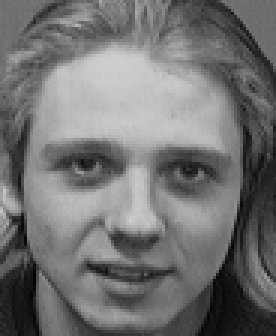
#> input picture Locality preserving projection/ORL/12/4.pgm, 92 x 112 px (shown 3 times larger); its folder holds only this picture in this run
$ jupyter execute --allow-errors 'LPP-Face recognition.ipynb'
#> lines starting #> are read from the running program, lines starting #| are printed output that depends on the picture
[cell 1]
import os
import cv2
import numpy as np
import matplotlib.pyplot as plt
from scipy.sparse.linalg import eigs
from scipy.interpolate import interp1d

[cell 2]
# 读取数据集
def read_images(dataset_dir, target_size=(32, 32)):
    data = []  # 存储图像数据的列表
    labels = []  # 存储标签的列表
    faceshape = [] # 存储图像形状
    for class_dir in os.listdir(dataset_dir):  # 遍历数据集文件夹中的文件夹（每个文件夹代表一个类别）
        class_path = os.path.join(dataset_dir, class_dir)  # 类别文件夹路径
        for file_name in os.listdir(class_path):  # 遍历每个类别文件夹中的图像文件
            file_path = os.path.join(class_path, file_name)  # 图像文件路径
            img = cv2.imread(file_path, cv2.IMREAD_GRAYSCALE)  # 读取灰度图像
            # 缩放图像至目标尺寸
            img = cv2.resize(img, target_size, interpolation=cv2.INTER_AREA)
            # 读取第一张灰度图像的大小作为图片形状
            faceshape = img.shape
            data.append(img.flatten())  # 将图像展平并添加到数据列表中
            labels.append(int(class_dir))  # 将类别标签添加到标签列表中
    return np.array(data), np.array(labels).reshape(-1, 1), faceshape  # 返回图像数据和标签

# 训练集和测试集划分
def train_test_split(data, labels, train_test_split_ratio):
    num_samples = data.shape[0]  # 总样本数
    train_samples = int(num_samples * train_test_split_ratio)  # 训练集样本数

    # 洗牌算法打乱数据集
    indices = np.arange(num_samples)
    np.random.shuffle(indices)
    data = data[indices]
    labels = labels[indices]

    # 划分训练集和测试集
    train_data = data[:train_samples]
    train_labels = labels[:train_samples]
    test_data = data[train_samples:]
    test_labels = labels[train_samples:]

    return train_data, train_labels, test_data, test_labels

# [23 lines left out: functions test_image, ShowEigenface, not called in this run]

[cell 3]
# [16 lines left out: function PCA, not called in this run]

[cell 4]
def compute_adaptive_neighbors(Data):
    n = Data.shape[1]  # 样本点的数量
    distances = np.sqrt(np.sum((Data.T[:, :, None] - Data.T[:, :, None].T) ** 2, axis=1))
    sorted_distances = np.sort(distances, axis=1)  # 对距离矩阵的每一行进行排序
    np.savetxt("sorted_distances.csv", sorted_distances, delimiter=",")
    adaptive_neighbors = np.zeros((n, 1))
    # 对每行距离进行插值和求导
    for i in range(n):
        # 对距离进行插值，生成连续的函数
        f = interp1d(np.arange(n), sorted_distances[i], kind='linear')
        #coefficients = np.polyfit(np.arange(n), sorted_distances[i], deg=5)  # 使用6次多项式拟合
        #f = np.poly1d(coefficients)  # 构建多项式函数
        # 求导
        df = np.gradient(f(np.arange(n)))  # 计算函数的导数
        # 绘制第一条曲线的导数横坐标图像
        if i == 1:
            plt.plot(np.arange(n), df)
            plt.title('Derivative of sorted distances')
            # 绘制 y=1 曲线
            plt.axhline(y=1, color='r', linestyle='--', label='y=1')
            # 找到 y=1 的横坐标取值
            x_at_y_1 = np.argwhere(np.diff(np.sign(df - 1))).flatten()
            # 绘制 y=1 时的横坐标取值曲线
            plt.plot(x_at_y_1, np.ones_like(x_at_y_1), 'bo', label='x at y=1')
            plt.xlabel('Index')
            plt.ylabel('Value')
            plt.legend()
            plt.xlim(-3, 15)  # 放大坐标轴范围
            plt.ylim(0, 20)  # 放大坐标轴范围
            plt.show()
        # 寻找导数为1的位置
        idx = np.where(df <= 1)[0][0]
        # 将索引保存为每个数据点的邻居数量
        adaptive_neighbors[i] = idx
    np.savetxt("adaptive_neighbors.csv", adaptive_neighbors, delimiter=",")
    return adaptive_neighbors, sorted_distances, distances

# 根据adaptive_neighbors中每一行的邻居数量和sorted_distances对每个数据点构建epsilon graph
def adaptive_epsilon_graph(Data):
    adaptive_neighbors, sorted_distances, distances = compute_adaptive_neighbors(Data)
    n = Data.shape[1]
    adaptive_epsilon_adjacency_matrix = np.zeros((n, n))
    for i in range(n):
        indices = np.argsort(sorted_distances[i])[:int(adaptive_neighbors[i])]
        adaptive_epsilon_adjacency_matrix[i, indices] = 1
        adaptive_epsilon_adjacency_matrix[indices, i] = 1
    return adaptive_epsilon_adjacency_matrix, distances

# [9 lines left out: function knn_graph, not called in this run]

def compute_neighborhood_matrix(Data, method, k):
    if method == 'knn':
        knn_adjacency_matrix, distances = knn_graph(Data, k)
        return knn_adjacency_matrix, distances
    elif method == 'adaptive_epsilon':
        adaptive_epsilon_adjacency_matrix, distances = adaptive_epsilon_graph(Data)
        return adaptive_epsilon_adjacency_matrix, distances

def construct_weight_matrix(Data, method, k, t):
    n = Data.shape[1]
    Weight_matrix = np.zeros((n, n))
    adjacency_matrix, distances = compute_neighborhood_matrix(Data, method, k)
    similarity_matrix = np.exp(-distances ** 2 / t)
    i_indices, j_indices = np.where(adjacency_matrix == 1)
    Weight_matrix[i_indices, j_indices] = similarity_matrix[i_indices, j_indices]
    Weight_matrix[j_indices, i_indices] = similarity_matrix[i_indices, j_indices]
    Weight_matrix += np.exp(-distances ** 2 / t)
    return Weight_matrix

def LPP(Data, d, method, k, t):
    Weight_matrix = construct_weight_matrix(Data, method, k, t)
    Degree_matrix = np.diag(np.sum(Weight_matrix, axis=1))
    Laplacian_matrix = Degree_matrix - Weight_matrix
    objective_value = np.dot(np.dot(Data, Laplacian_matrix), Data.T)  # 计算目标函数
    eigenvalues, eigenvectors = eigs(objective_value, k=d+1)
    sorted_indices = np.argsort(eigenvalues.real)
    selected_indices = sorted_indices[1:d + 1]
    selected_eigenvectors = eigenvectors.real[:, selected_indices]
    return selected_eigenvectors

[cell 5]
"""
import os
import numpy as np
import struct

def read_mnist_images(images_file):
    with open(images_file, 'rb') as f:
        magic, num_images, rows, cols = struct.unpack('>IIII', f.read(16))
        images = np.fromfile(f, dtype=np.uint8).reshape(num_images, rows * cols)
    return images

def read_mnist_labels(labels_file):
    with open(labels_file, 'rb') as f:
        magic, num_labels = struct.unpack('>II', f.read(8))
        labels = np.fromfile(f, dtype=np.uint8)
    return labels

def read_mnist_dataset(dataset_dir):
    train_images_file = os.path.join(dataset_dir, 'train-images.idx3-ubyte')
    train_labels_file = os.path.join(dataset_dir, 'train-labels.idx1-ubyte')
    test_images_file = os.path.join(dataset_dir, 't10k-images.idx3-ubyte')
    test_labels_file = os.path.join(dataset_dir, 't10k-labels.idx1-ubyte')

    train_images = read_mnist_images(train_images_file)
    train_labels = read_mnist_labels(train_labels_file).reshape(-1, 1)
    test_images = read_mnist_images(test_images_file)
    test_labels = read_mnist_labels(test_labels_file).reshape(-1, 1)

    return train_images, train_labels, test_images, test_labels

# 使用示例
train_images, train_labels, test_images, test_labels = read_mnist_dataset("MNIST_ORG")
print("train_images.shape:", train_images.shape)
print("train_labels.shape:", train_labels.shape)
print("test_images.shape:", test_images.shape)
print("test_labels.shape:", test_labels.shape)
"""

[cell 6]
import os
import numpy as np
import struct

# [36 lines left out: function read_mnist_dataset, not called in this run]

"""
# 使用示例
train_images, train_labels, test_images, test_labels = read_mnist_dataset("MNIST_ORG", fraction=0.2)
print("train_images.shape:", train_images.shape)
print("train_labels.shape:", train_labels.shape)
print("test_images.shape:", test_images.shape)
print("test_labels.shape:", test_labels.shape)
"""

[cell 7]
import os
from os import path
import numpy as np
import cv2

# [41 lines left out: function read_mini_minst_images, not called in this run]

[cell 8]
from sklearn.datasets import load_digits
digits = load_digits()
data = digits.data
target = digits.target
images = digits.images
print("data shape:", data.shape)
print("target shape:", target.shape)
faceshape = (8, 8)
# 输出16张images
fig, axes = plt.subplots(4, 4, sharex=True, sharey=True, figsize=(8, 10))
for i in range(16):
    axes[i%4][i//4].imshow(images[i], cmap="gray")
plt.show()
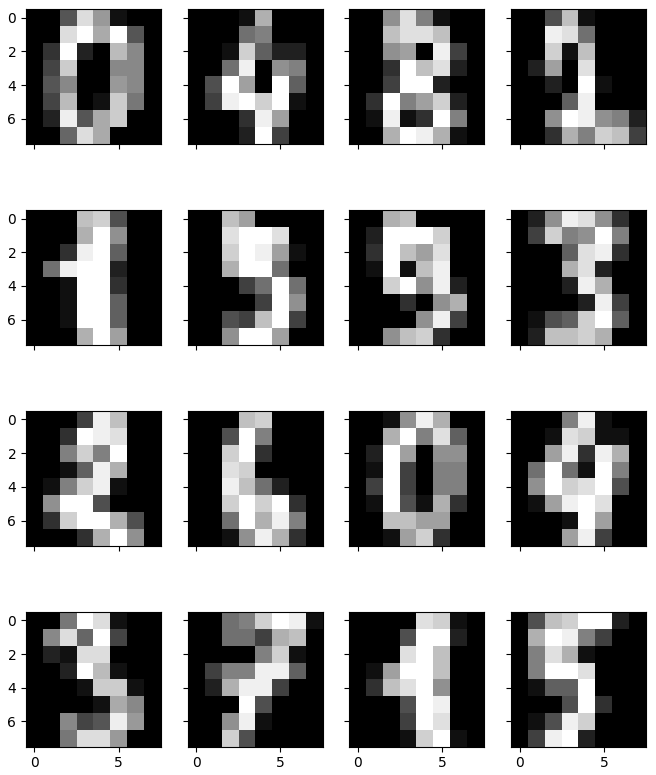
#> figure drawn by matplotlib, 16 panels

[cell 9]
"""
faces, classes, faceshape = read_images("ORL")  # 读取图像数据和标签
train_data, train_labels, test_data, test_labels = train_test_split(faces, classes, 0.7)  # 划分训练集和测试集
d = 70
threshold = 0.5
t = 100000
method = 'knn'
train_data = train_data.T
overall_mean = np.mean(train_data , axis=1).reshape(-1, 1)
lpp_eigenfaces = LPP(train_data, d, method, threshold, t)
lpp_weight_matrix = lpp_eigenfaces.T @ (train_data-overall_mean)

# 单次识别率统计
wrong_times = 0
right_times = 0
for i in range(test_data.shape[0]):
    flag = test_image(i, train_labels, test_labels, test_data, lpp_eigenfaces, lpp_weight_matrix)
    if flag:
                right_times += 1
    else:
        wrong_times += 1
rate = right_times / test_data.shape[0]
print(f"Recognition Rate: {rate}")
#ShowEigenface(lpp_eigenfaces, faceshape)
"""

# 求平均识别率
times = 1
rates = []
#> (the rest of this cell did not finish here and is left out)

#> in read_images, img is the input picture: shape (112, 92); min 1, max 207, mean 114.3
#> in read_images, `img = cv2.resize(img, target_size, interpolation=cv2.INTER_AREA)`:
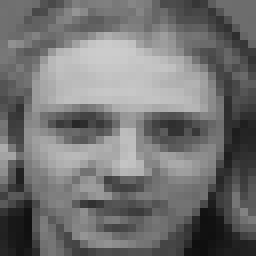
#> img: shape (32, 32) (shown 8 times larger); min 15, max 204, mean 114.3
    train_data, train_labels, test_data, test_labels = train_test_split(faces, classes, 0.7)  # 划分ORL训练集和测试集
#| train_data shape: (2, 1024)
#| train_labels shape: (2, 1)
#| test_data shape: (2, 1024)
#| test_labels shape: (2, 1)
    #train_data, train_labels, test_data, test_labels = train_test_split(data, target, 0.2)
    print("train_data shape:", train_data.shape)
    print("train_labels shape:", train_labels.shape)
    print("test_data shape:", test_data.shape)
    print("test_labels shape:", test_labels.shape)
    #train_data, train_labels, test_data, test_labels, faceshape  = read_mnist_dataset("MNIST_ORG", fraction=0.01)
    #train_data, train_labels, test_data, test_labels, faceshape  = read_mini_minst_images("Reduced MNIST Data", target_size=None)
    data = train_data.T
    lpp_eigenvectors = LPP(data, d, method, k, t)

$ run again, on Locality preserving projection/ORL/15/5.pgm
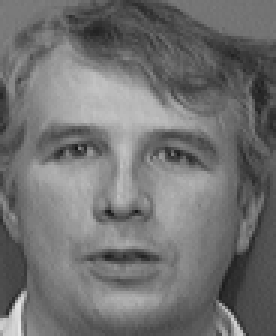
#> input picture Locality preserving projection/ORL/15/5.pgm, 92 x 112 px (shown 3 times larger)
#> in read_images, img is the input picture: shape (112, 92); min 19, max 229, mean 113.4
#> in read_images, `img = cv2.resize(img, target_size, interpolation=cv2.INTER_AREA)`:
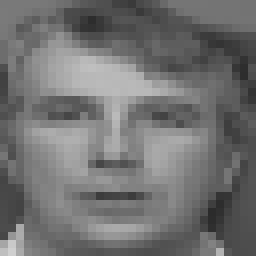
#> img: shape (32, 32) (shown 8 times larger); min 43, max 207, mean 113.4
#| train_data shape: (2, 1024)
#| train_labels shape: (2, 1)
#| test_data shape: (2, 1024)
#| test_labels shape: (2, 1)
